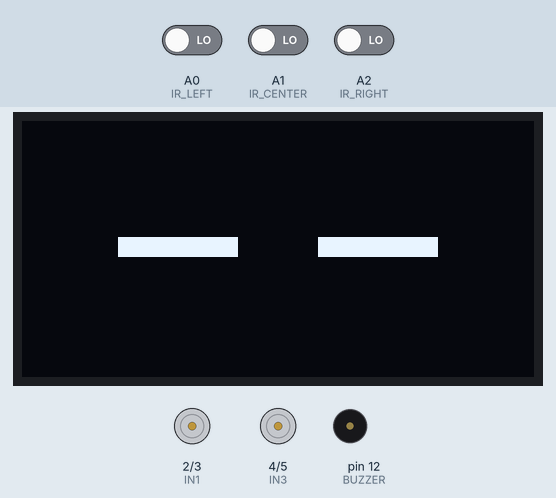
This sketch was run on a simulated Arduino Uno, built with avr-gcc and run on an emulated ATmega328P. On the bench: 128×64 one-colour display, motor-driver pin pairs drawn as motors (green arrow = first pin HIGH = forward, orange = second pin HIGH = backward, longer = more drive, scaled by the enable pin), buzzer (waves = sounding, pin HIGH). The inputs (shaded band) are chosen by the test bench; at power-on: A0 (IR_LEFT) LOW, A1 (IR_CENTER) LOW, A2 (IR_RIGHT) LOW. What the sketch prints to the serial monitor is not drawn.

Above: at 1.7 s.
1.8 s: A0 (IR_LEFT) driven HIGH
At 3.1 s:
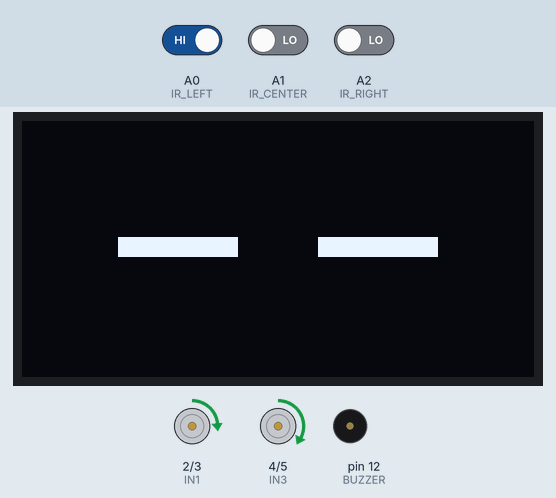
4.8 s: A1 (IR_CENTER) driven HIGH
At 5.11 s:
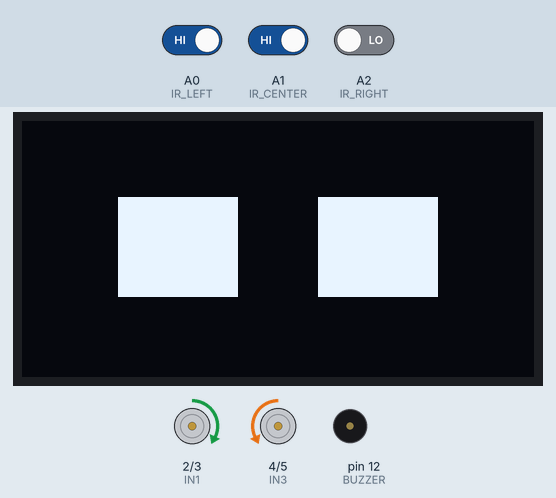
7.0 s: A2 (IR_RIGHT) driven HIGH
At 14.1 s:
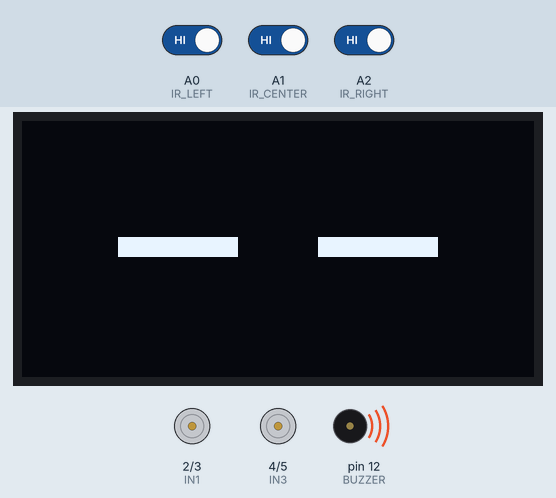
Timing chart, 0 to 14.5 s (numbered marks = the images above; inputs shaded):
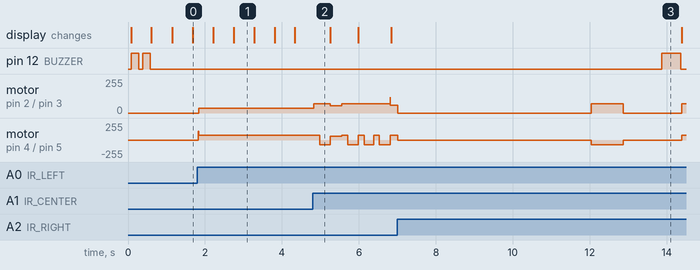

Measured:
- after the input at 1.8 s, motor on pin 2 (IN1) / pin 3 (IN2): stopped → forward 37/255 at once; motor on pin 4 (IN3) / pin 5 (IN4): stopped → forward 72/255 at once
- after the input at 7.0 s, pin 12 (BUZZER): LOW → HIGH after 6.9 s, → LOW 0.50 s later; motor on pin 2 (IN1) / pin 3 (IN2): forward 57/255 → stopped at once, → forward 70/255 5.0 s later, → stopped 0.83 s later, → forward 70/255 1.5 s later
- what the display in image 1 shows lasts 0.6 s, from 2.7 s to 3.3 s

The sketch:

tabel3.ino
```cpp
// === Libraries for OLED ===  tabel 3
#include <Wire.h>
#include <Adafruit_GFX.h>
#include <Adafruit_SSD1306.h>

// === OLED Setup ===
#define SCREEN_WIDTH 128
#define SCREEN_HEIGHT 64
Adafruit_SSD1306 display(SCREEN_WIDTH, SCREEN_HEIGHT, &Wire, -1);

// === IR Sensors ===
#define IR_LEFT   A0
#define IR_CENTER A1
#define IR_RIGHT  A2

// === Motor Driver L298N ===
#define ENA 9  // Right Motor PWM
#define IN1 2
#define IN2 3
#define ENB 10 // Left Motor PWM
#define IN3 4
#define IN4 5

// === Buzzer Pin ===
#define BUZZER 12

// === Base Motor Speed ===
int baseSpeed = 55;

// === PID Constants ===
float Kp = 20.0;
float Ki = 0.01;
float Kd = 60.0;

// === PID Variables ===
float error = 0, lastError = 0;
float P = 0, I = 0, D = 0;
float PIDvalue = 0;

// === Steering Trim ===
int steerTrim = 3;

// === Turn Counter & Mission Vars ===
int leftTurnCounter = 0;
int finalDestination = 6;   // Mission 1 has 6 junctions
int patternMode = 1;        // 1 = Mission 1, 2 = Mission 2
bool missionComplete = false;

// === Blink Vars ===
unsigned long lastBlink = 0;
bool eyeOpen = true;

// === Beep Function ===
void beep(int duration) {
  digitalWrite(BUZZER, HIGH);
  delay(duration);
  digitalWrite(BUZZER, LOW);
}

// === Motor Functions ===
void setMotor(int leftSpeed, int rightSpeed) {
  // Left Motor
  if (leftSpeed > 0) {
    analogWrite(ENB, leftSpeed);
    digitalWrite(IN3, HIGH);
    digitalWrite(IN4, LOW);
  } else if (leftSpeed < 0) {
    analogWrite(ENB, -leftSpeed);
    digitalWrite(IN3, LOW);
    digitalWrite(IN4, HIGH);
  } else {
    analogWrite(ENB, 0);
    digitalWrite(IN3, LOW);
    digitalWrite(IN4, LOW);
  }

  // Right Motor
  if (rightSpeed > 0) {
    analogWrite(ENA, rightSpeed);
    digitalWrite(IN1, HIGH);
    digitalWrite(IN2, LOW);
  } else if (rightSpeed < 0) {
    analogWrite(ENA, -rightSpeed);
    digitalWrite(IN1, LOW);
    digitalWrite(IN2, HIGH);
  } else {
    analogWrite(ENA, 0);
    digitalWrite(IN1, LOW);
    digitalWrite(IN2, LOW);
  }
}

void stopMotors() {
  analogWrite(ENA, 0);
  analogWrite(ENB, 0);
  digitalWrite(IN1, LOW);
  digitalWrite(IN2, LOW);
  digitalWrite(IN3, LOW);
  digitalWrite(IN4, LOW);
}

// === OLED Eyes Draw Function ===
void drawEyes(bool open) {
  display.clearDisplay();

  int eyeWidth = 30;
  int eyeHeight = open ? 25 : 5;
  int gap = 20;

  int totalWidth = (2 * eyeWidth) + gap;
  int startX = (SCREEN_WIDTH - totalWidth) / 2;
  int yPos = (SCREEN_HEIGHT - eyeHeight) / 2;

  display.fillRect(startX, yPos, eyeWidth, eyeHeight, SSD1306_WHITE);
  display.fillRect(startX + eyeWidth + gap, yPos, eyeWidth, eyeHeight, SSD1306_WHITE);

  display.display();
}

void setup() {
  pinMode(IR_LEFT, INPUT);
  pinMode(IR_CENTER, INPUT);
  pinMode(IR_RIGHT, INPUT);

  pinMode(ENA, OUTPUT);
  pinMode(IN1, OUTPUT);
  pinMode(IN2, OUTPUT);
  pinMode(ENB, OUTPUT);
  pinMode(IN3, OUTPUT);
  pinMode(IN4, OUTPUT);

  pinMode(BUZZER, OUTPUT);

  Serial.begin(9600);

  if (!display.begin(SSD1306_SWITCHCAPVCC, 0x3C)) {
    Serial.println(F("SSD1306 allocation failed"));
    for (;;);
  }
  display.clearDisplay();
  display.display();

  drawEyes(true);

  // === Beep at Startup ===
  beep(200);
  delay(100);
  beep(200);
}

void loop() {
  if (millis() - lastBlink > 500) {
    eyeOpen = !eyeOpen;
    drawEyes(eyeOpen);
    lastBlink = millis();
  }

  if (missionComplete) {
    stopMotors();
    return;
  }

  int left   = digitalRead(IR_LEFT);
  int center = digitalRead(IR_CENTER);
  int right  = digitalRead(IR_RIGHT);

  Serial.print("L:"); Serial.print(left);
  Serial.print(" C:"); Serial.print(center);
  Serial.print(" R:"); Serial.println(right);

  // === Final Destination Check ===
 if (left == 1 && center == 1 && right == 1 && leftTurnCounter == finalDestination) {
    stopMotors();
    Serial.println("Final destination reached!");
    delay(5000);

    setMotor(-70, 70);
    delay(825);  //adjust according to tour line
    stopMotors();
    delay(1000);

    if (patternMode == 1) {
      // Switch to Mission 2
      patternMode = 2;
      leftTurnCounter = 0;
      finalDestination = 2;   // Mission 2 has 2 junctions only
      Serial.println("Switching to Mission 2...");
      beep(500);   // Mission 1 complete beep
    } else {
      missionComplete = true;
      Serial.println("All missions completed - permanent stop!");
      beep(2000);  // Mission 2 complete final beep
    }
    return;
  }

  // === Junction Detection ===
  if (left == 1 && center == 1 && leftTurnCounter < finalDestination) {
    leftTurnCounter++;
    Serial.print("Junction #"); Serial.println(leftTurnCounter);

    if (patternMode == 1) {
      // Mission 1: Turn at 1,4,5,6 ; Skip 2,3
      if (leftTurnCounter == 1 || leftTurnCounter == 4 ||
          leftTurnCounter == 5 || leftTurnCounter == 6) {
        setMotor(70, 70); delay(150);
        setMotor(-70, 70); delay(250);   // Left turn
      } else if (leftTurnCounter == 2 || leftTurnCounter == 3) {
        setMotor(baseSpeed, baseSpeed); delay(150); // Skip = straight
      }
    }
    else if (patternMode == 2) {
  // Mission 2: Only Turn at 1
  if (leftTurnCounter == 1) {
    setMotor(70, 70); delay(150);
    setMotor(-70, 70); delay(250);   // Left turn
  }
}

    return;
  }

  // === Lost Line Check ===
  if (left == 0 && center == 0 && right == 0) {
    stopMotors();
    return;
  }

  // === PID Error ===
  if (center == 1) error = 0;
  else if (left == 1) error = -1;
  else if (right == 1) error = +1;

  P = error;
  I = I + error;
  I = constrain(I, -30, 30);
  D = error - lastError;
  PIDvalue = (Kp * P) + (Ki * I) + (Kd * D);
  lastError = error;

  float rawLeft  = baseSpeed - PIDvalue;
  float rawRight = baseSpeed + PIDvalue;

  rawLeft  -= steerTrim;
  rawRight += steerTrim;

  int leftMotorSpeed  = constrain((int)rawLeft, 0, 255);
  int rightMotorSpeed = constrain((int)rawRight, 0, 255);

  setMotor(leftMotorSpeed, rightMotorSpeed);

  delay(10);
}
```
